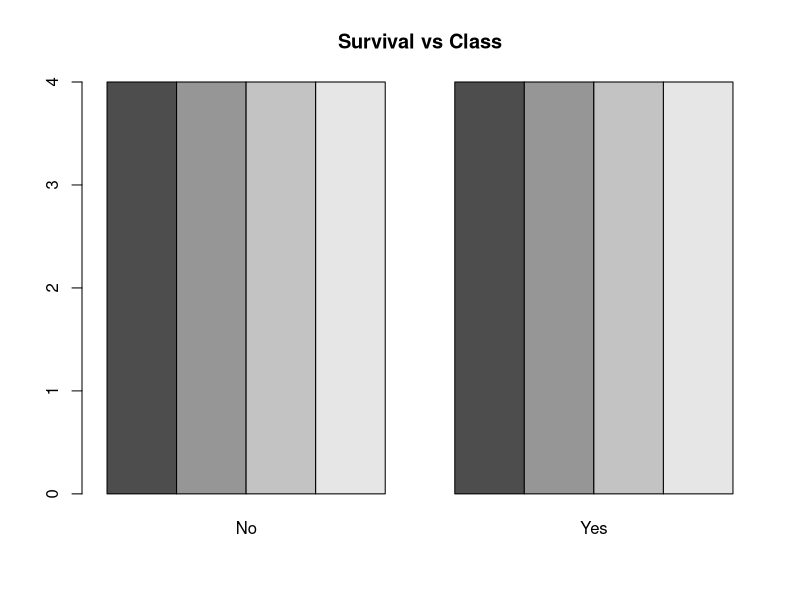
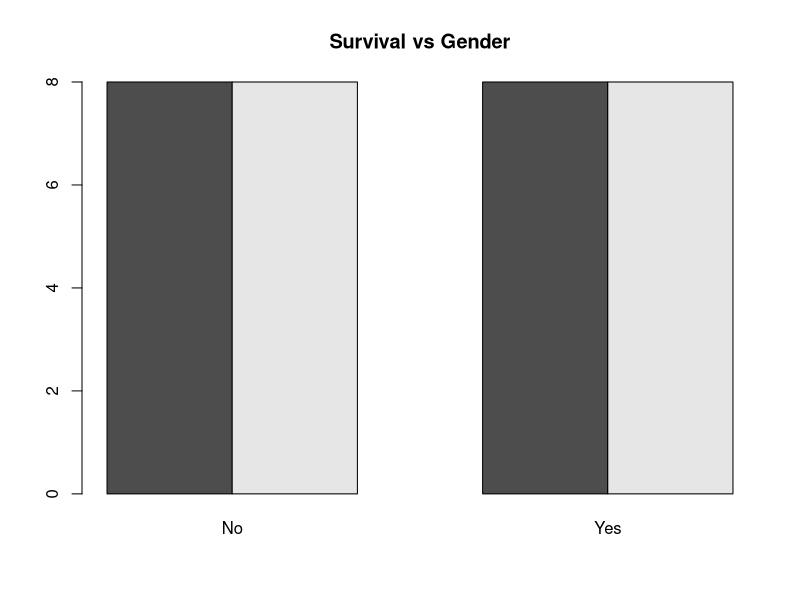

Write the R code that produced these figures, in order.
data("Titanic")
t <- as.data.frame(Titanic)
barplot(table(t$Class, t$Survived), main="Survival vs Class", beside=TRUE)
barplot(table(t$Sex, t$Survived), main="Survival vs Gender", beside=TRUE)